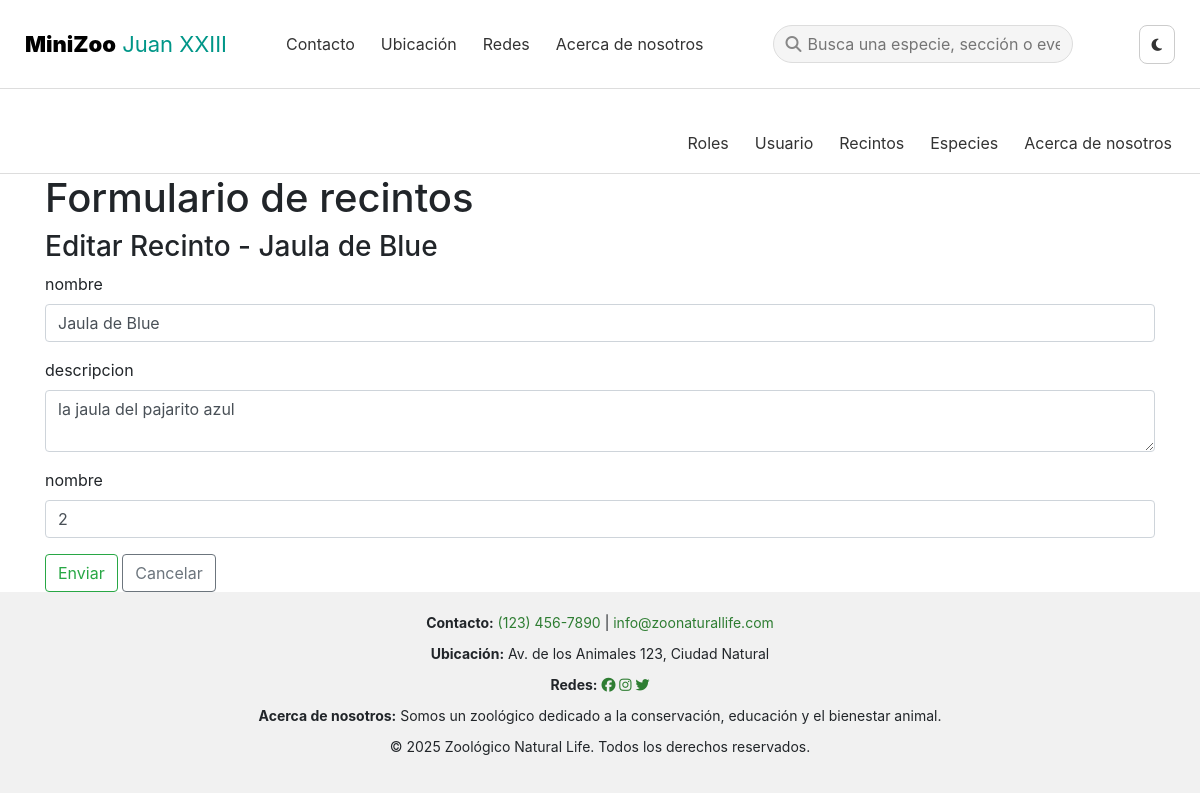
Screenshot of /pruebas/recintos/index.php?accion=editar&id=3 with the database file from the repository.
### tables this page shows
CREATE TABLE `recintos` (
  `id` int(11) NOT NULL,
  `nombre` varchar(191) NOT NULL,
  `descripcion` text DEFAULT NULL,
  `numero` int(11) DEFAULT NULL
);

### pruebas/recintos/_form.php (the view, shortened to what this page needs)
<h1>Formulario de recintos</h1>
<h3><?php echo $titulo; ?></h3>
<form action="index.php?accion=<?php echo $accion; ?>" method="post">
    <p>
        <label for="nombre">nombre</label><br>
        <input type="text" name="nombre" value="<?php echo $nombre; ?>" class="form-control" required>
    </p>
    <p>
        <label for="descripcion">descripcion</label><br>
        <textarea name="descripcion" class="form-control"><?php echo $descripcion; ?></textarea>
    </p>
    <p>
        <label for="numero">nombre</label><br>
        <input type="number" name="numero" value="<?php echo $numero; ?>" class="form-control" required>
    </p>
    <button type="submit" class="btn btn-outline-success">Enviar</button>
    <a href="index.php" class="btn btn-outline-secondary">Cancelar</a>
</form>
</div>

### pruebas/css/style.css (style rules this page uses)
* { margin: 0; padding: 0; box-sizing: border-box; }
html, body { height: 98%; margin: 0; display: flex; flex-direction: column; }
body { font-family: 'Segoe UI', sans-serif; scroll-behavior: smooth; line-height: 1.6; background-color: #fff; color: #000; }

### rows the page displays
recintos: nombre "Editar Recinto - Jaula de Blue", nombre "Jaula de Blue", descripcion "la jaula del pajarito azul", numero "2"
